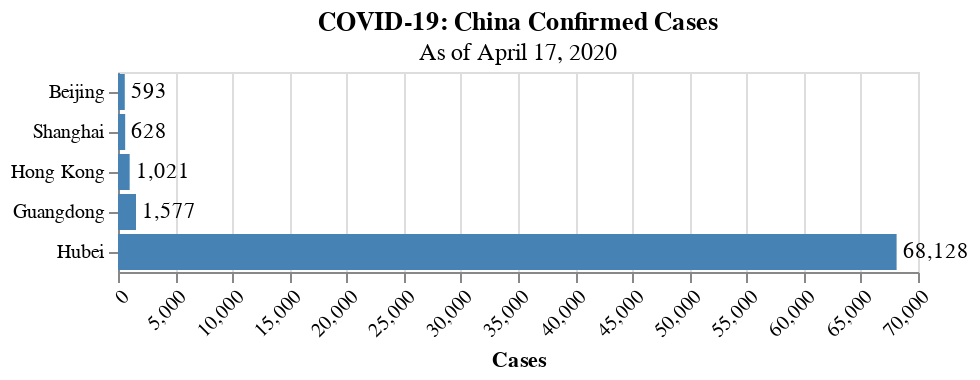

Notebook code cell kept with this figure:
### Code cell
plot_case_qty(regions_china, regions_china.cases, 'COVID-19: China Confirmed Cases', 'Cases')

### Figure 1 — Vega-Lite specification as saved in the notebook (floating-point values rounded to 4 significant figures)
{"config": {"view": {"continuousWidth": 400, "continuousHeight": 300}, "axisX": {"labelAngle": -45}, "axisY": {"title": null}, "bar": {"color": "steelblue"}}, "layer": [{"mark": "bar", "encoding": {"x": {"type": "quantitative", "field": "Cases"}, "y": {"type": "ordinal", "field": "Region", "sort": "x"}}, "title": {"text": "COVID-19: China Confirmed Cases", "subtitle": "As of April 17, 2020"}}, {"mark": {"type": "text", "align": "left", "baseline": "middle", "dx": 3}, "encoding": {"text": {"type": "quantitative", "field": "Cases", "format": ","}, "x": {"type": "quantitative", "field": "Cases"}, "y": {"type": "ordinal", "field": "Region", "sort": "x"}}, "title": {"text": "COVID-19: China Confirmed Cases", "subtitle": "As of April 17, 2020"}}], "data": {"name": "data-21c0cfd9d261600f3713477acddc3254"}, "$schema": "https://vega.github.io/schema/vega-lite/v4.8.1.json", "datasets": {"data-21c0cfd9d261600f3713477acddc3254": [{"Region": "Hong Kong", "Cases": 1021}, {"Region": "Hubei", "Cases": 68128}, {"Region": "Shanghai", "Cases": 628}, {"Region": "Beijing", "Cases": 593}, {"Region": "Guangdong", "Cases": 1577}]}}
